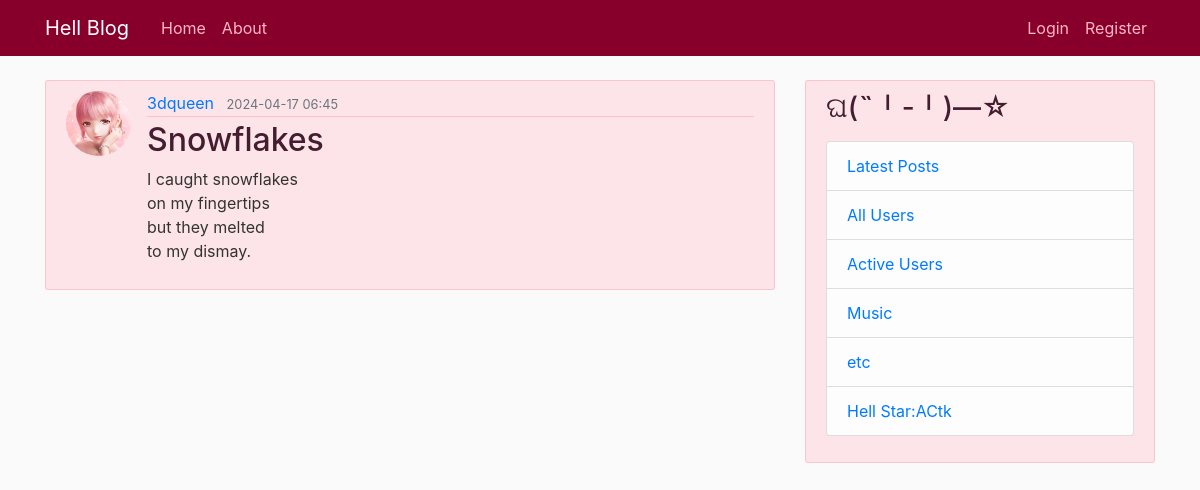
Page /post/185 on the committed database.
### flaskblog/models.py (models this page shows, shortened)
class User(db.Model, UserMixin):
    id = db.Column(db.Integer, primary_key=True)
    username = db.Column(db.String(20), unique=True, nullable=False)
    firstname = db.Column(db.String(20), nullable=False)
    middlename = db.Column(db.String(20))
    lastname = db.Column(db.String(20), nullable=False)
    birthdate = db.Column(db.DateTime, nullable=False)
    email = db.Column(db.String(120), unique=True, nullable=False)
    image_file = db.Column(db.String(20), nullable=False, default='default.jpg')
    password = db.Column(db.String(60), nullable=False)
    salt = db.Column(db.String(60), nullable=False)
    active = db.Column(db.Boolean, nullable=False, default=False)
    posts = db.relationship('Post', backref='author', lazy=True)
    online = db.relationship('ActiveUsers', backref='online', lazy=True)
    dislikes = db.relationship('Dislikes', backref='user', passive_deletes=True)

class Post(db.Model):
    id = db.Column(db.Integer, primary_key=True)
    title = db.Column(db.String(100), nullable=False)
    content = db.Column(db.Text, nullable=False)
    date_posted = db.Column(db.DateTime, nullable=False, default=datetime.utcnow)
    user_id = db.Column(db.Integer, db.ForeignKey('user.id'), nullable=False)
    dislikes = db.relationship('Dislikes', backref='post', passive_deletes=True)

### flaskblog/posts/routes.py (the view)
@posts.route("/post/<int:post_id>", methods=['GET', 'POST'])
def post(post_id):
    post = Post.query.get_or_404(post_id)
    return render_template('post.html', title=post.title, post=post)

### flaskblog/templates/post.html (shortened to what this page needs)
{% extends "layout.html" %}
{% block content %}
<article class="media content-section">
  <img class="rounded-circle article-img" src="{{ url_for('static', filename='profile_pics/' + post.author.image_file) }}">
  <div class="media-body">
    <div class="article-metadata">
      <a class="mr-2" href="{{ url_for('users.user_posts', username=post.author.username) }}">{{ post.author.username }}</a>
      <small class="text-muted">{{ post.date_posted.strftime('%Y-%m-%d %H:%M') }}</small>
    </div>
    <h2><a class="article-title">{{ post.title }}</a></h2>
    <p class="article-content">{{ post.content }}</p>
  </div>
</article>
{% endblock content %}

### flaskblog/static/main.css (style rules this page uses)
body { background: #fafafa; color: #333333; margin-top: 5rem; }
h1, h2, h3, h4, h5, h6 { color: #441d30; }
.content-section { background: rgba(255, 192, 203, 0.39); padding: 10px 20px; border: 1px solid rgba(211, 14, 57, 0.13); border-radius: 3px; margin-bottom: 20px; }
.article-title { color: #86002b; }
.article-content { white-space: pre-line; }
.article-img { height: 65px; width: 65px; margin-right: 16px; }
.article-metadata { padding-bottom: 1px; margin-bottom: 4px; border-bottom: 1px solid #ffc0cb; }

### rows in the picture
User: image_file (picture), author.username "3dqueen"
Post: date_posted "2024-04-17 06:45", title "Snowflakes", content "I caught snowflakes on my fingertips but they melted to my dismay."
